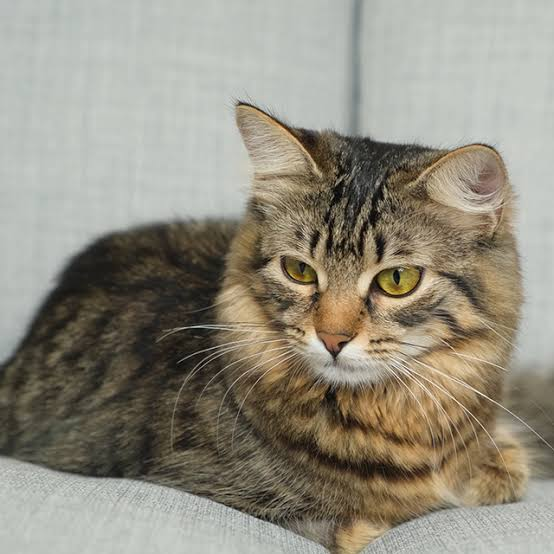
#> input picture imagini/images.jpeg, 554 x 554 px, found by its file name
$ python lab3.py
#> lines starting #> are read from the running program, lines starting #| are printed output that depends on the picture; after the words box and inside, x2 and y2 are one past the last pixel; in counts of white or black regions, pixels touching at a corner belong together
#> in main, src is the input picture: shape (554, 554, 3); mean B, G, R 127.9, 141.7, 146.6
import cv2
import numpy as np

def global_thresholding(src):
    gray = cv2.cvtColor(src, cv2.COLOR_BGR2GRAY)
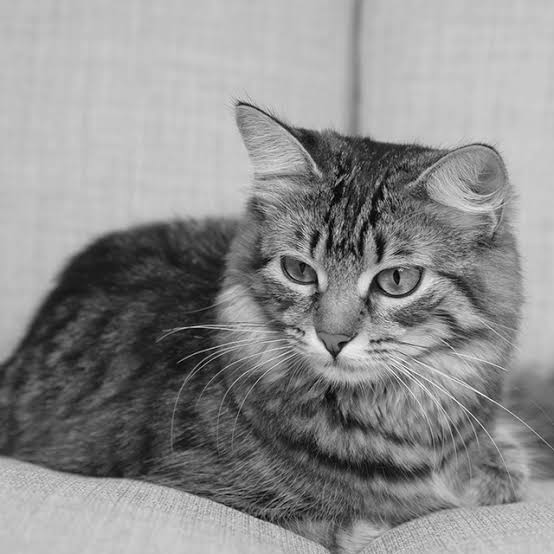
#> gray: shape (554, 554); min 0, max 252, mean 141.6
    otsu_thresh, dst = cv2.threshold(gray, 0, 255, cv2.THRESH_BINARY | cv2.THRESH_OTSU)
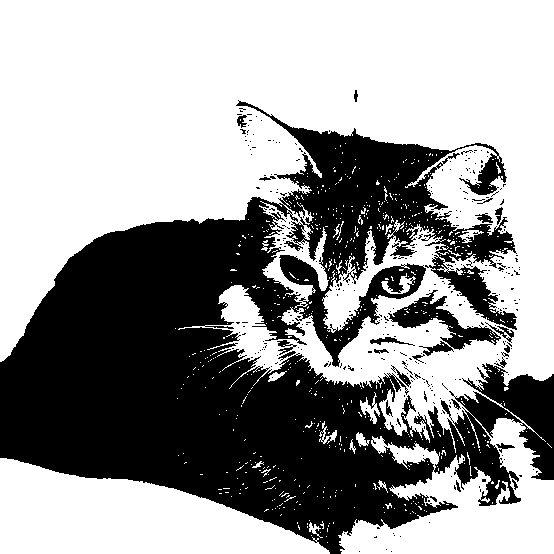
#> dst: shape (554, 554); 60.6% white; 351 black regions (328 under 20 px), largest, box (x1, y1, x2, y2) and area: (0, 100, 554, 554) 116627, (388, 290, 501, 356) 2179, (370, 337, 415, 346) 145
#> otsu_thresh = 130
    print(f"Threshold used by Otsu's method: {otsu_thresh}")
#| Threshold used by Otsu's method: 130.0
    return dst

def histogram_equalization(src):
    if src.shape[2] == 3:
        b, g, r = cv2.split(src)
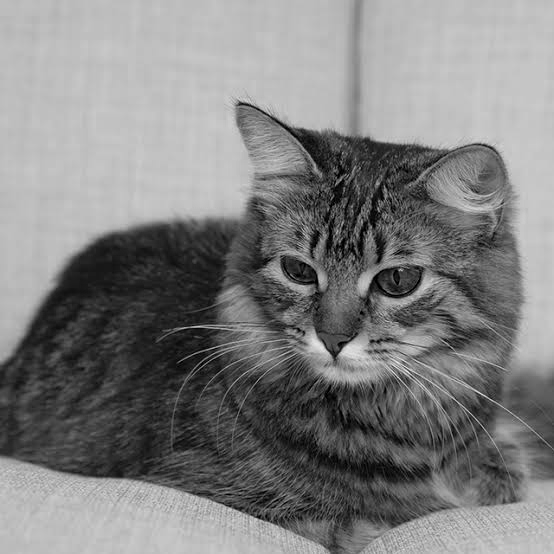
#> b: shape (554, 554); min 0, max 241, mean 127.9
        b = cv2.equalizeHist(b)
        g = cv2.equalizeHist(g)
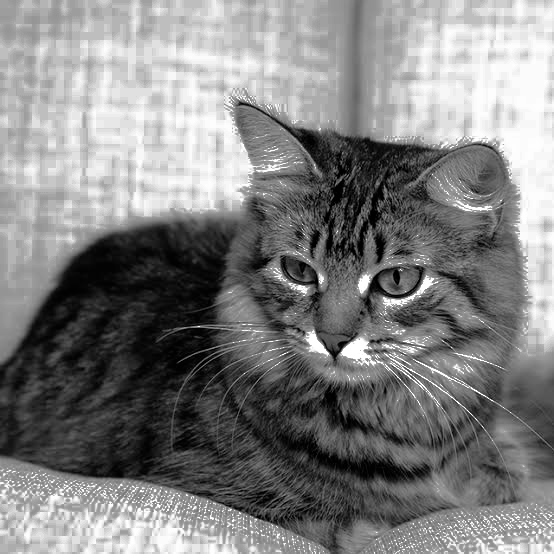
#> g: shape (554, 554); min 0, max 255, mean 129.1
        r = cv2.equalizeHist(r)
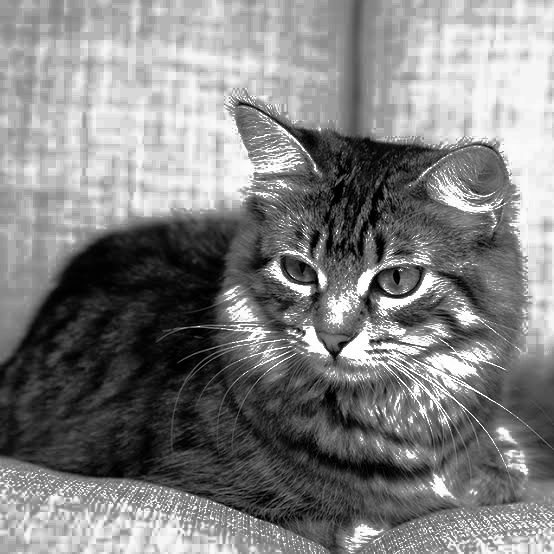
#> r: shape (554, 554); min 0, max 255, mean 129.2
        return cv2.merge((b, g, r))
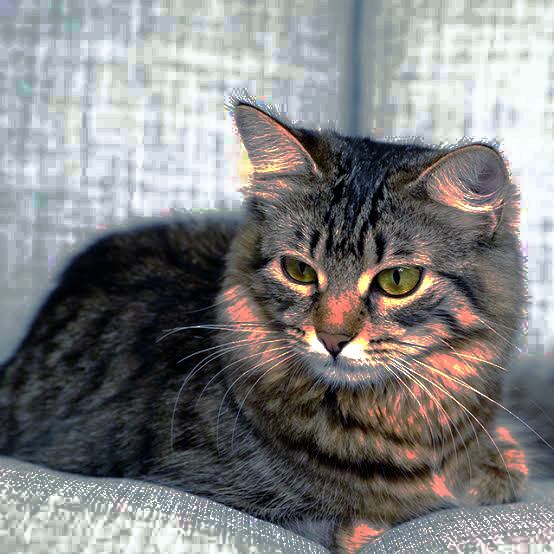
#> returned value: shape (554, 554, 3); mean of channels 0, 1, 2 129.1, 129.1, 129.2; drawn as B, G, R
    else:
        return cv2.equalizeHist(src)

def plot_histogram(image):
    bgr_planes = cv2.split(image)
    hist_size = 256
    hist_range = [0, 256]

    b_hist = cv2.calcHist([bgr_planes[0]], [0], None, [hist_size], hist_range)
#> b_hist = 256 values, max 12959 at index 190, min 0 at index 230, mean 1198.9
    g_hist = cv2.calcHist([bgr_planes[1]], [0], None, [hist_size], hist_range)
#> g_hist = 256 values, max 12105 at index 194, min 0 at index 241, mean 1198.9
    r_hist = cv2.calcHist([bgr_planes[2]], [0], None, [hist_size], hist_range)
#> r_hist = 256 values, max 12277 at index 189, min 1 at index 1, mean 1198.9

    hist_w, hist_h = 512, 400
    bin_w = int(np.round(hist_w / hist_size))
    hist_image = np.zeros((hist_h, hist_w, 3), dtype=np.uint8)

    cv2.normalize(b_hist, b_hist, 0, hist_image.shape[0], cv2.NORM_MINMAX)
    cv2.normalize(g_hist, g_hist, 0, hist_image.shape[0], cv2.NORM_MINMAX)
    cv2.normalize(r_hist, r_hist, 0, hist_image.shape[0], cv2.NORM_MINMAX)

    for i in range(1, hist_size):
        cv2.line(hist_image, (bin_w * (i - 1), hist_h - int(b_hist[i - 1])),
                 (bin_w * i, hist_h - int(b_hist[i])),
                 (255, 0, 0), 2, 8, 0)
        cv2.line(hist_image, (bin_w * (i - 1), hist_h - int(g_hist[i - 1])),
                 (bin_w * i, hist_h - int(g_hist[i])),
                 (0, 255, 0), 2, 8, 0)
        cv2.line(hist_image, (bin_w * (i - 1), hist_h - int(r_hist[i - 1])),
                 (bin_w * i, hist_h - int(r_hist[i])),
                 (0, 0, 255), 2, 8, 0)
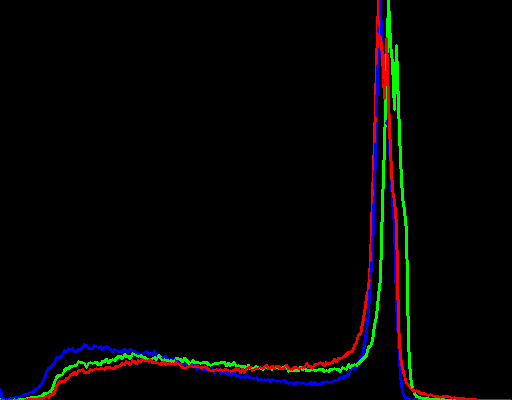
#> hist_image: shape (400, 512, 3); mean of channels 0, 1, 2 3.3, 4.3, 4.2; drawn as B, G, R

    cv2.imshow("Histogram", hist_image)

def main():
    src = cv2.imread("/Users/didu/Desktop/proiect pi/imagini/images.jpeg")
    if src is None:
        print("Could not open or find the image")
        return

    binarized = global_thresholding(src)
    histogram_equalized = histogram_equalization(src)

    cv2.imshow("Original", src)
    cv2.imshow("Binarized", binarized)
    cv2.imshow("Histogram Equalized", histogram_equalized)
    plot_histogram(src)

    cv2.waitKey(0)
    cv2.destroyAllWindows()

if __name__ == "__main__":
    main()
